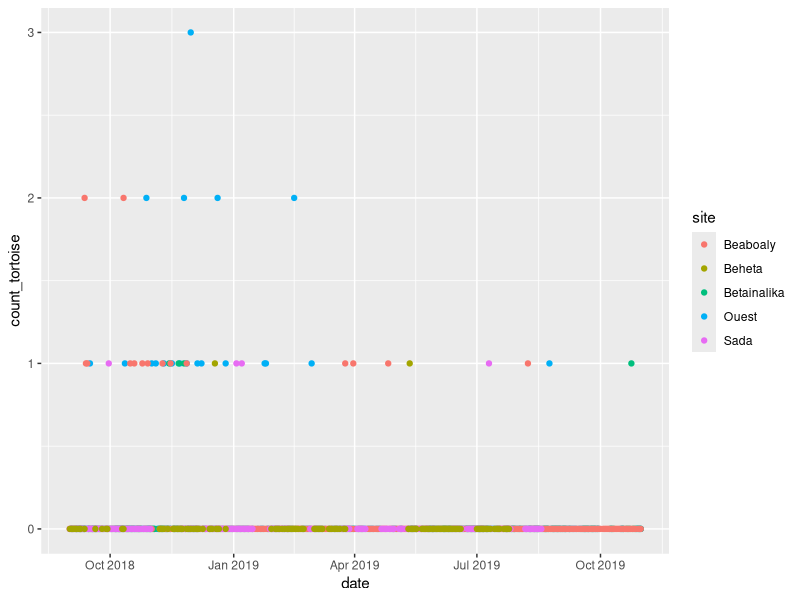
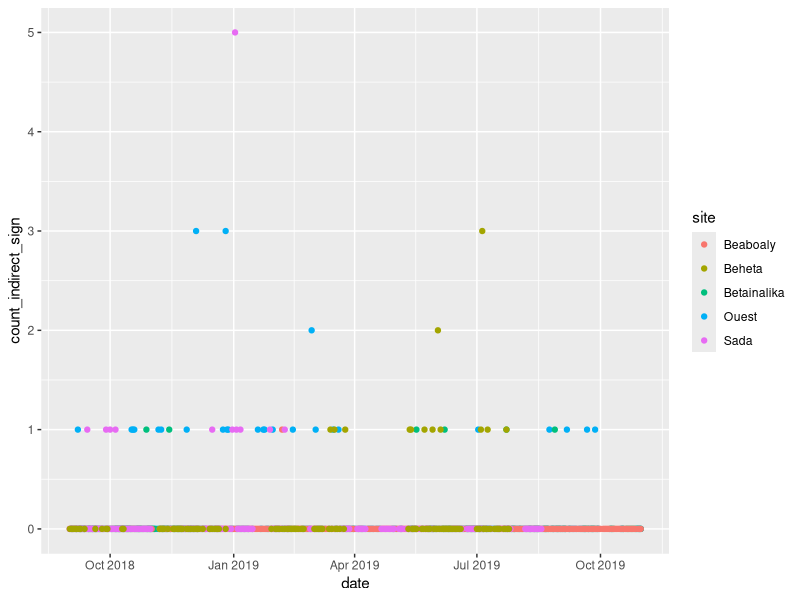
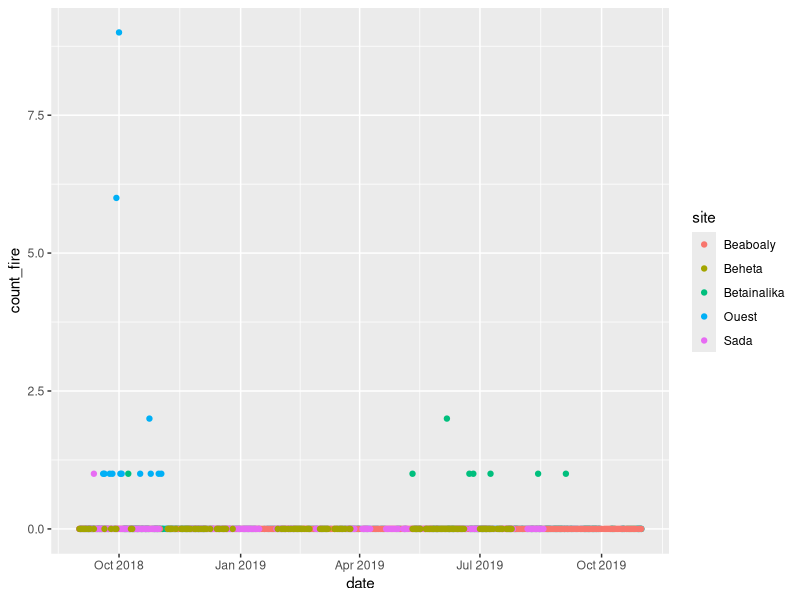
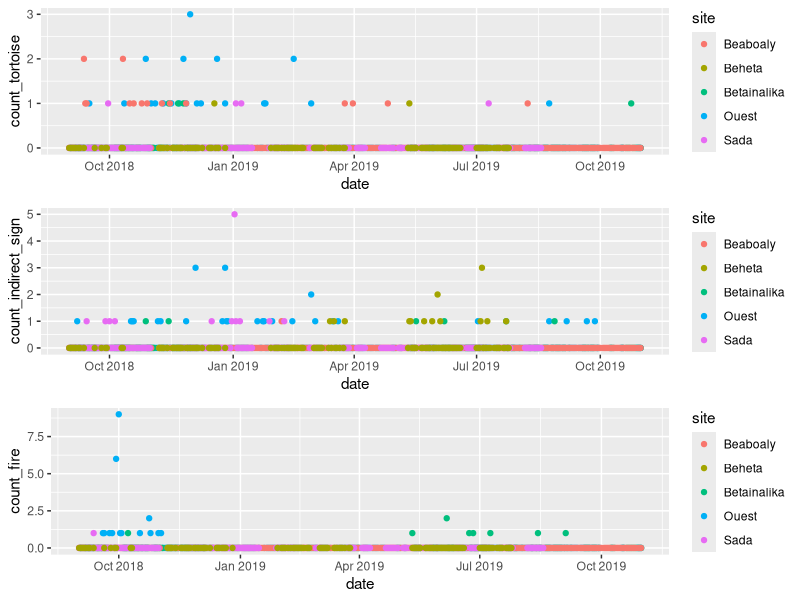
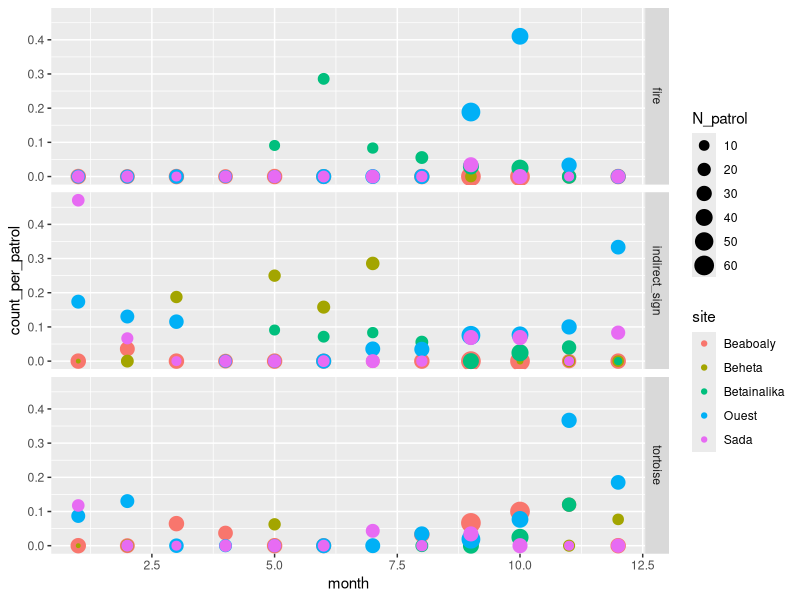
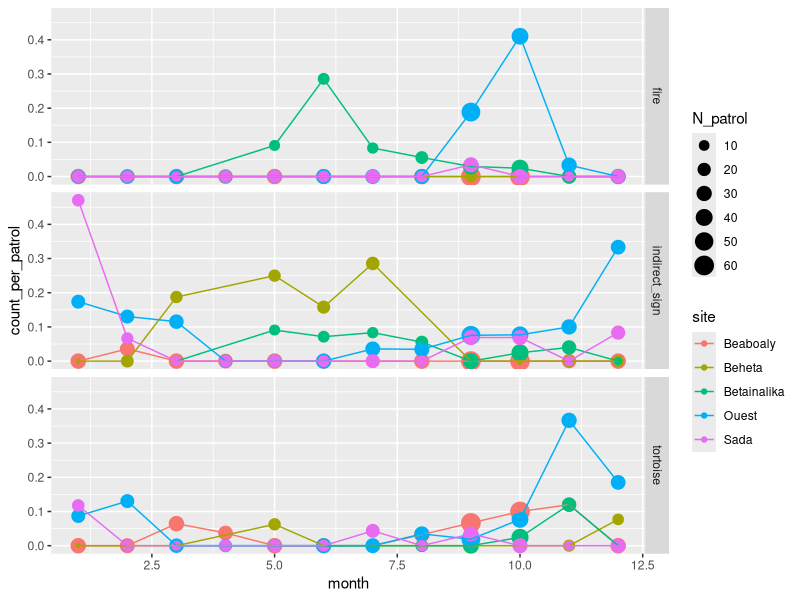
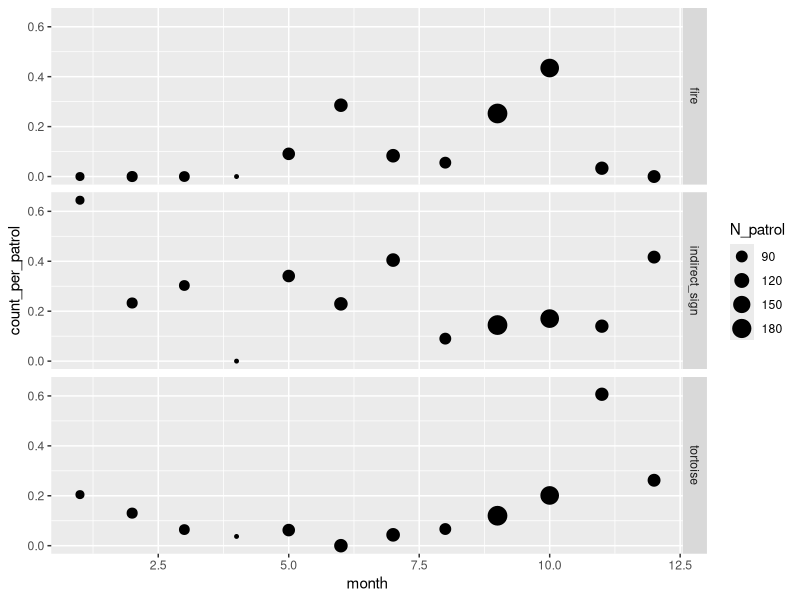
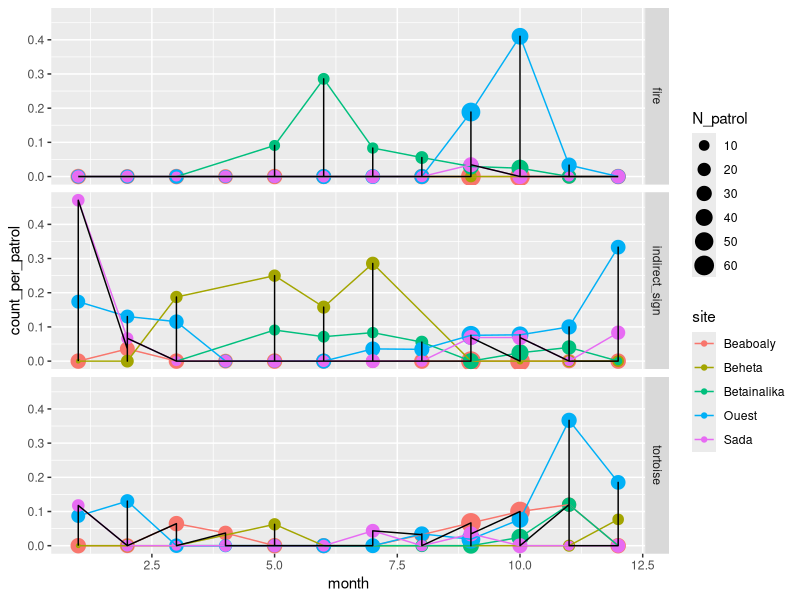

Write R code to recreate these figures, in order.
#remove any background in your environment
rm(list=ls())

#load a few helpful packages
library(ggplot2)
library(cowplot)
library(plyr)
library(dplyr)
library(lubridate)

#check wd is this folder
getwd()

#load data
dat <- read.csv(file = "E2M2_angonoka_pressure_fire_05 01 2020.csv", header = T, stringsAsFactors = F)
#look at data
head(dat)

#rename columns
names(dat) <- c("site", "date", "number_patrollers", "count_tortoise", "count_indirect_sign", "count_fire")

#look again
head(dat)

#rename sites with spaces
unique(dat$site)
dat$site[dat$site=="Bloc de l'ouest"] <- "Ouest"

#replace NAs with 0
dat$count_tortoise[is.na(dat$count_tortoise)] = 0
dat$count_indirect_sign[is.na(dat$count_indirect_sign)] = 0
dat$count_fire[is.na(dat$count_fire)] = 0

#reformat date to default in R
dat$date = as.Date(dat$date, format = "%d/%m/%Y")

#and look at data
#tortoise
p1 <- ggplot(data=dat) + geom_point(aes(x=date, y=count_tortoise, color=site))
print(p1)
#most observations appear to be 1 or 2 tortoises

#indirect sign
p2 <- ggplot(data=dat) + geom_point(aes(x=date, y=count_indirect_sign, color=site))
print(p2)

#fire
p3 <- ggplot(data=dat) + geom_point(aes(x=date, y=count_fire, color=site))
print(p3)

#plot together
cowplot::plot_grid(p1,p2,p3, nrow=3)
#not particularly informative

#calculate the mean number of tortoises/indirect sign/fire/ per patrol per month per site
#first, add a month column
dat$month = month(dat$date)
head(dat)
sum.dat <- ddply(dat, .(site, month), summarize, mean_tortoise =mean(count_tortoise), mean_sign = mean(count_indirect_sign), mean_fire=mean(count_fire), N_patrol = length(unique(date)))
head(sum.dat)

#make your data so that you can facet by count
tort.dat <- dplyr::select(sum.dat, -(mean_sign), -(mean_fire))
tort.dat$type = "tortoise"

sign.dat <- dplyr::select(sum.dat, -(mean_tortoise), -(mean_fire))
sign.dat$type = "indirect_sign"

fire.dat <- dplyr::select(sum.dat, -(mean_tortoise), -(mean_sign))
fire.dat$type = "fire"

#synchronize names
names(tort.dat) <- names(sign.dat) <- names(fire.dat) <- c("site", "month", "count_per_patrol", "N_patrol", "type")

#and bind
sum.dat.long <- rbind(tort.dat, sign.dat, fire.dat)

head(sum.dat.long)

#and redo the same plots as above - but faceted
# also make the point size correspond to the sample size (number of patrols)
p4 <- ggplot(data=sum.dat.long) + geom_point(aes(x=month, y=count_per_patrol, color=site, size = N_patrol)) + facet_grid(type~.)
print(p4)
#add lines
p5 <- p4 + geom_line(aes(x=month, y=count_per_patrol, color=site))
print(p5)

#try aggregrating across all sites
tot.sum <- ddply(sum.dat.long, .(month, type), summarize, count_per_patrol = sum(count_per_patrol), N_patrol=sum(N_patrol))
head(tot.sum)

#and plot
p6 <- ggplot(data=tot.sum) + geom_point(aes(x=month, y=count_per_patrol, size = N_patrol)) + facet_grid(type~.)
print(p6)

#add a line
p7 <- p5 + geom_line(aes(x=month, y=count_per_patrol))
print(p7)
#much easier to visualize! probably best to use the aggregated data
#edit the axes
p8 <- p7 + ylab("count per patrol") + 
      scale_x_discrete(limits=c(1,2,3,4,5,6,7,8,9,10,11,12), labels = c("Jan", "Feb", "Mar", "Apr", "May", "Jun", "Jul", "Aug", "Sept", "Oct", "Nov", "Dec")) +
      theme_bw() + theme(panel.grid = element_blank(), axis.title.x = element_blank())
print(p8)

#save this plot - will save autmoatically to your working directory
ggsave(file = "Liantso_cumulative_plot.pdf",
       units="mm",  
       width=40, 
       height=50, 
       scale=3, 
       dpi=300)

